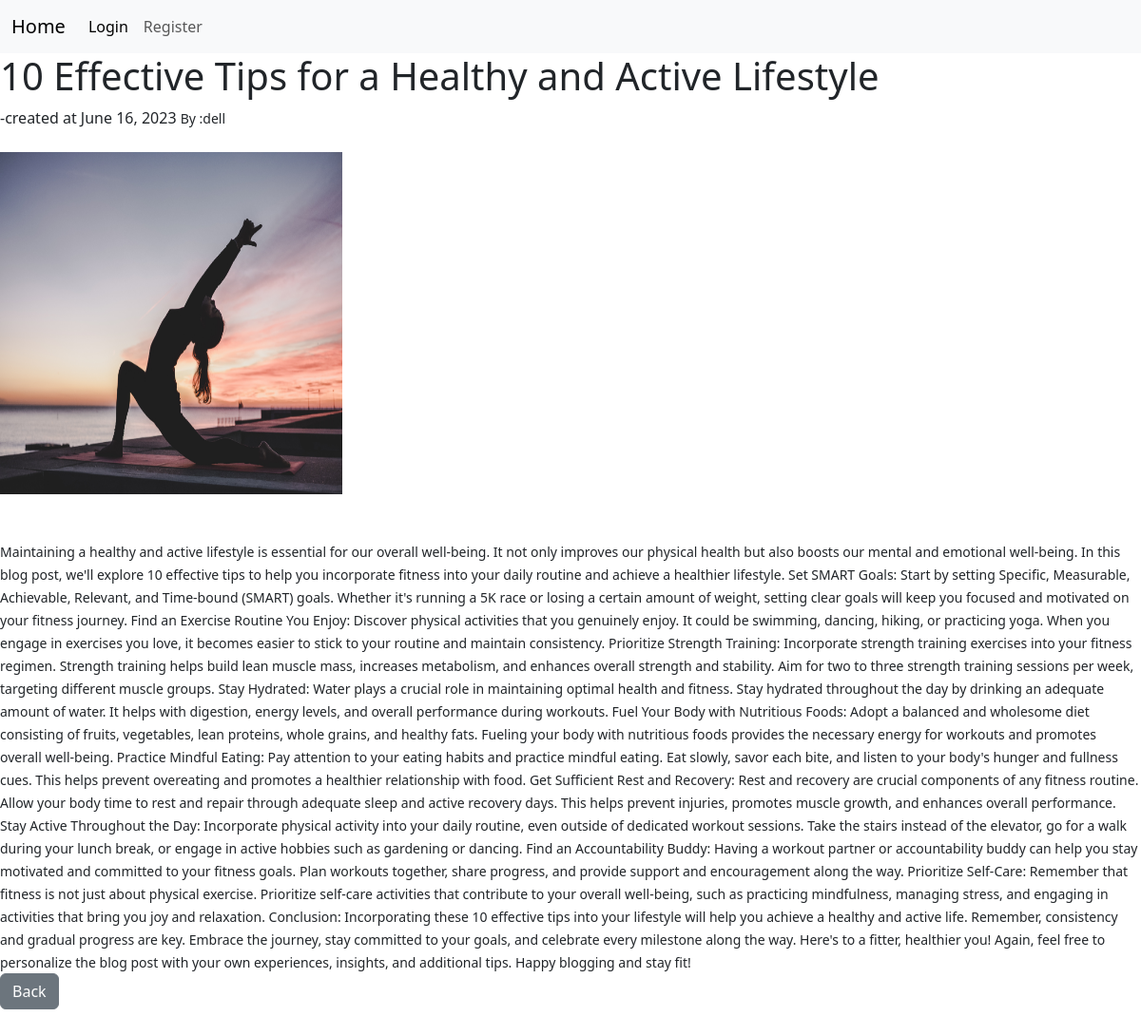
The app's page /article/2 with its own data.
### nblog/models.py (models this page shows, shortened)
class Post(models.Model):
    title  = models.CharField(max_length=240)
    header_image= models.ImageField(null=True,blank = True,upload_to='images/')
    title_tag  = models.CharField(max_length=240,default='My blog')
    author = models.ForeignKey(User, on_delete=models.CASCADE)
    body = models.TextField()
    post_date = models.DateField(auto_now_add=True)

### nblog/views.py (the view)
# urls.py: path('article/<int:pk>', ArticleView.as_view(), name='article'),
class ArticleView(DetailView):
    model = Post
    template_name = 'article_details.html'

### nblog/templates/article_details.html (shortened to what this page needs)
{% extends 'base.html' %}
{% block content %}
    <body>
        <h1>{{post.title}}</h1>-created at {{post.post_date}}
        <small> By :{{post.author}}
        <br/><br/>
        {% if post.header_image %}
            <center>
                <picture>
                    <div class="ratio" style="--bs-aspect-ratio: 30%;">
                        <div class="ratio" style="width: 30vw;">
                        <source srcset="image-small.jpg" media="(max-width: 400px)">
                        <img src="{{ post.header_image.url }}" alt="Header Image">
                        </div>
                    </div>
                </picture>
            </center>
        {% endif %}
            <br/><br/>
            {{post.body}}
            <a href="{% url 'home' %}"><button  class="btn btn-secondary">Back</button></a><br/><br/><br/>
    </body>
{% endblock %}

### records on screen
Post: title "10 Effective Tips for a Healthy and Active Lifestyle", post_date "June 16, 2023", author "dell", header_image (picture), body "Maintaining a healthy and active lifestyle is essential for our overall well-being. It not only improves our physical health but also boosts our mental and emotional well-being. In this blog post, we'll explore 10 effective tips to help you incorporate fitness into your daily routine and achieve a healthier lifestyle. Set SMART Goals: Start by setting Specific, Measurable, Achievable, Relevant, and Time-bound (SMART) goals. Whether it's running a 5K race or losing a certain amount of weight, setting clear goals will keep you focused and motivated on your fitness journey. Find an Exercise Routine You Enjoy: Discover physical activities that you genuinely enjoy. It could be swimming, dancing,…"
